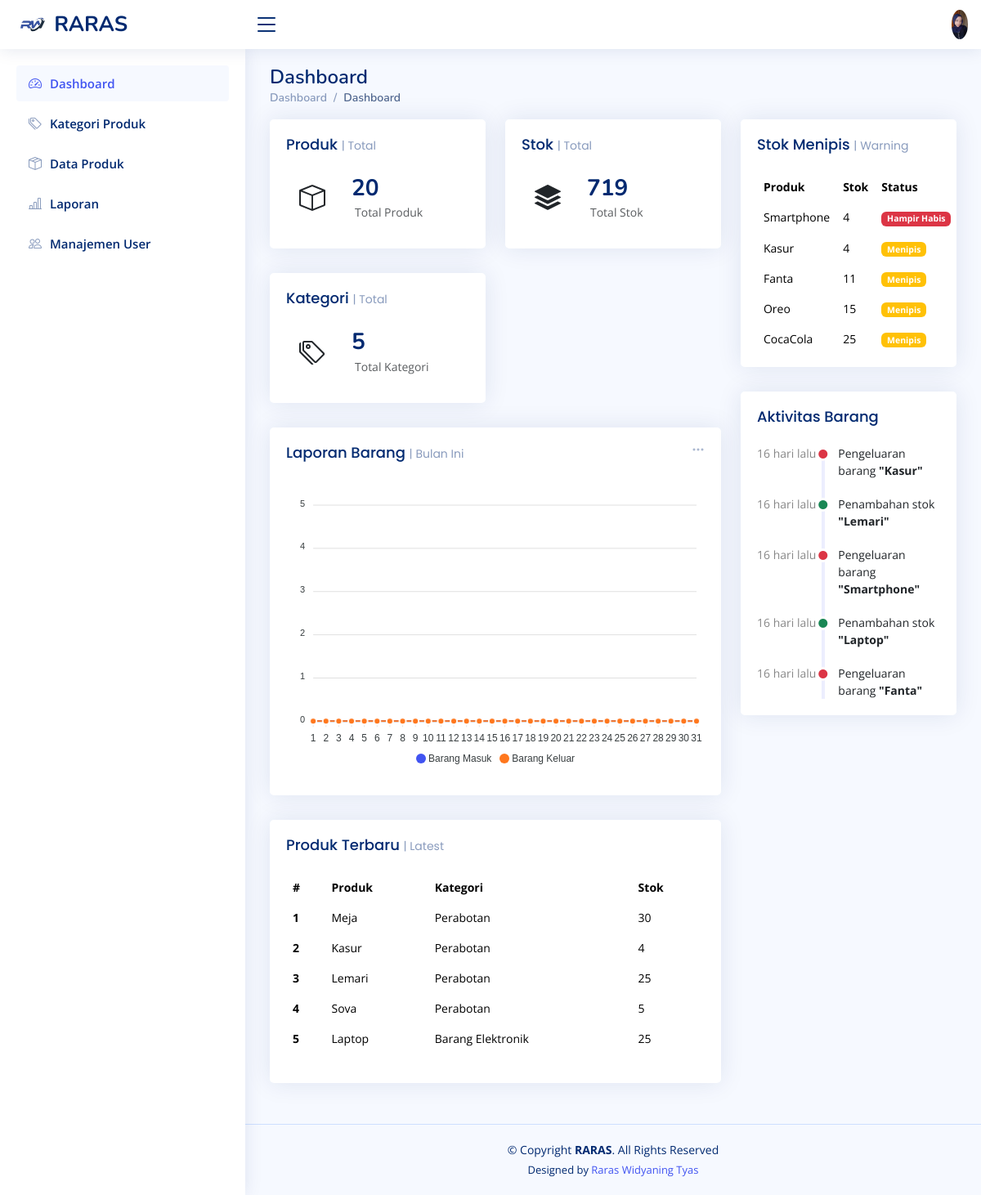
Screenshot of /index.php (signed in) with the database file from the repository.
### tables this page shows
CREATE TABLE `products` (
  `id` int(11) NOT NULL,
  `category_id` int(11) DEFAULT NULL,
  `product_code` varchar(50) DEFAULT NULL,
  `product_name` varchar(150) DEFAULT NULL,
  `stock` int(11) NOT NULL,
  `min_stock` int(5) NOT NULL,
  `price` int(11) DEFAULT NULL,
  `gambar` varchar(255) NOT NULL,
  `created_at` timestamp NOT NULL DEFAULT current_timestamp(),
  `update_at` timestamp NULL DEFAULT current_timestamp()
);

CREATE TABLE `categories` (
  `id` int(11) NOT NULL,
  `kd_kat` varchar(6) DEFAULT NULL,
  `category_name` varchar(100) NOT NULL
);

CREATE TABLE `stock_logs` (
  `id` int(11) NOT NULL,
  `product_id` int(11) DEFAULT NULL,
  `change_type` enum('ADD','EDIT','REDUCE') DEFAULT NULL,
  `qty` int(11) DEFAULT NULL,
  `stock_before` int(11) DEFAULT NULL,
  `stock_after` int(11) DEFAULT NULL,
  `note` varchar(2555) DEFAULT NULL,
  `created_at` timestamp NOT NULL DEFAULT current_timestamp(),
  `created_by` int(11) DEFAULT NULL
);

### index.php (the view, shortened to what this page needs)
<?php
include "koneksi.php";
$q_produk = mysqli_query($conn, "SELECT COUNT(*) as total_produk FROM products");
$data_produk = mysqli_fetch_assoc($q_produk);
$q_stok = mysqli_query($conn, "SELECT SUM(stock) as total_stok FROM products");
$data_stok = mysqli_fetch_assoc($q_stok);
$q_kategori = mysqli_query($conn, "SELECT COUNT(*) as total_kategori FROM categories");
$data_kategori = mysqli_fetch_assoc($q_kategori);
$query = mysqli_query($conn, "
    SELECT p.product_name, p.stock, c.category_name
    FROM products p
    JOIN categories c ON p.category_id = c.id
    ORDER BY p.created_at DESC
    LIMIT 5
");
$q_menipis = mysqli_query($conn, "
    SELECT product_name, stock, min_stock
    FROM products
    WHERE stock <= min_stock
    ORDER BY stock ASC
    LIMIT 5
");
$q_aktivitas = mysqli_query($conn, "
    SELECT sl.*, p.product_name, u.name as user_name
    FROM stock_logs sl
    JOIN products p ON sl.product_id = p.id
    JOIN users u ON sl.created_by = u.id
    ORDER BY sl.created_at DESC
    LIMIT 5
");
function waktu_lalu(string $datetime)
{
    $selisih = time() - strtotime($datetime);
    $menit = floor($selisih / 60);
    $jam   = floor($selisih / 3600);
    $hari  = floor($selisih / 86400);
    if ($menit < 60) {
        return $menit . " menit lalu";
    } elseif ($jam < 24) {
        return $jam . " jam lalu";
    } else {
        return $hari . " hari lalu";
    }
}
?>
<!DOCTYPE html>
<html lang="en">
<head>
    <link href="assets/vendor/bootstrap/css/bootstrap.min.css" rel="stylesheet">
    <link href="assets/vendor/bootstrap-icons/bootstrap-icons.css" rel="stylesheet">
    <link href="assets/vendor/boxicons/css/boxicons.min.css" rel="stylesheet">
    <link href="assets/vendor/quill/quill.snow.css" rel="stylesheet">
    <link href="assets/vendor/quill/quill.bubble.css" rel="stylesheet">
    <link href="assets/vendor/remixicon/remixicon.css" rel="stylesheet">
    <link href="assets/vendor/simple-datatables/style.css" rel="stylesheet">
    <link href="assets/css/style.css" rel="stylesheet">
</head>
<body>
    <header id="header" class="header fixed-top d-flex align-items-center">
        <div class="d-flex align-items-center justify-content-between">
            <a href="index.php" class="logo d-flex align-items-center">
                <img src="assets/img/RARAS1.jpeg" alt="">
                <span class="d-none d-lg-block">RARAS</span>
            </a>
            <i class="bi bi-list toggle-sidebar-btn"></i>
        </div>
        <nav class="header-nav ms-auto">
            <ul class="d-flex align-items-center">
                <li class="nav-item dropdown pe-3">
                    <a class="nav-link nav-profile d-flex align-items-center pe-0"
                        href="#"
                        data-bs-toggle="dropdown">
                        <img
                            src="assets/img/RARASS2.jpeg"
                            alt="Profile"
                            class="rounded-circle" />
                    </a>
                </li>
            </ul>
        </nav>
    </header>
    <aside id="sidebar" class="sidebar">
        <ul class="sidebar-nav" id="sidebar-nav">
            <li class="nav-item">
                <a class="nav-link " href="index.php">
                    <i class="bi bi-speedometer2"></i>
                    <span>Dashboard</span>
                </a>
            </li>
            <li class="nav-item">
                <a class="nav-link collapsed" href="kategori_produk.php">
                    <i class="bi bi-tags"></i>
                    <span>Kategori Produk</span>
                </a>
            </li>
            <li class="nav-item">
                <a class="nav-link collapsed" href="produk.php">
                    <i class="bi bi-box-seam"></i>
                    <span>Data Produk</span>
                </a>
            </li>
            <li class="nav-item">
                <a class="nav-link collapsed" href="laporan.php">
                    <i class="bi bi-bar-chart-line"></i>
                    <span>Laporan</span>
                </a>
            </li>
            <li class="nav-item">
                <a class="nav-link collapsed" href="users.php">
                    <i class="bi bi-people"></i>
                    <span>Manajemen User</span>
                </a>
            </li>
        </ul>
    </aside>
    <main id="main" class="main">
        <div class="pagetitle">
            <h1>Dashboard</h1>
            <nav>
                <ol class="breadcrumb">
                    <li class="breadcrumb-item"><a href="index.php">Dashboard</a></li>
                    <li class="breadcrumb-item active">Dashboard</li>
                </ol>
            </nav>
        </div>
        <section class="section dashboard">
            <div class="row">
        <div class="col-lg-8">
          <div class="row">
            <div class="col-xxl-4 col-md-6">
              <div class="card info-card">
                <div class="card-body">
                  <h5 class="card-title">Produk <span>| Total</span></h5>
                  <div class="d-flex align-items-center">
                    <div class="card-icon rounded-circle d-flex align-items-center justify-content-center">
                      <i class="bi bi-box"></i>
                    </div>
                    <div class="ps-3">
                      <h6><?= $data_produk['total_produk']; ?></h6>
                      <span class="text-muted small pt-2 ps-1">Total Produk</span>
                    </div>
                  </div>
                </div>
              </div>
            </div>
            <div class="col-xxl-4 col-md-6">
              <div class="card info-card">
                <div class="card-body">
                  <h5 class="card-title">Stok <span>| Total</span></h5>
                  <div class="d-flex align-items-center">
                    <div class="card-icon rounded-circle d-flex align-items-center justify-content-center">
                      <i class="bi bi-stack"></i>
                    </div>
                    <div class="ps-3">
                      <h6><?= $data_stok['total_stok'] ?? 0; ?></h6>
                      <span class="text-muted small pt-2 ps-1">Total Stok</span>
                    </div>
                  </div>
                </div>
              </div>
            </div>
            <div class="col-xxl-4 col-md-6">
              <div class="card info-card">
                <div class="card-body">
                  <h5 class="card-title">Kategori <span>| Total</span></h5>
                  <div class="d-flex align-items-center">
                    <div class="card-icon rounded-circle d-flex align-items-center justify-content-center">
                      <i class="bi bi-tags"></i>
                    </div>
                    <div class="ps-3">
                      <h6><?= $data_kategori['total_kategori'] ?? 0; ?></h6>
                      <span class="text-muted small pt-2 ps-1">Total Kategori</span>
                    </div>
                  </div>
                </div>
              </div>
            </div>
            <div class="col-12">
              <div class="card">
                <div class="filter">
                  <a class="icon" href="#" data-bs-toggle="dropdown"><i class="bi bi-three-dots"></i></a>
                </div>
                <div class="card-body">
                  <h5 class="card-title">Laporan Barang <span>| Bulan Ini</span></h5>
                  <div id="reportsChart"></div>
                </div>
              </div>
            </div>
            <div class="col-12">
              <div class="card recent-sales">
                <div class="card-body">
                  <h5 class="card-title">Produk Terbaru <span>| Latest</span></h5>
                  <table class="table table-borderless datatable">
                    <thead>
                      <tr>
                        <th scope="col">#</th>
                        <th scope="col">Produk</th>
                        <th scope="col">Kategori</th>
                        <th scope="col">Stok</th>
                      </tr>
                    </thead>
                    <tbody>
                      <?php $no = 1;
                      while ($row = mysqli_fetch_assoc($query)) :
                      ?>
                        <tr>
                          <th><?= $no++; ?></th>
                          <td><?= $row['product_name']; ?></td>
                          <td><?= $row['category_name']; ?></td>
                          <td><?= $row['stock']; ?></td>
                        </tr>
                      <?php endwhile; ?>
                    </tbody>
                  </table>
                </div>
              </div>
            </div>
          </div>
        </div>
                <div class="col-lg-4">
                    <div class="card top-selling overflow-auto">
                        <div class="card-body pb-0">
                            <h5 class="card-title">Stok Menipis <span>| Warning</span></h5>
                            <table class="table table-borderless">
                                <thead>
                                    <tr>
                                        <th>Produk</th>
                                        <th>Stok</th>
                                        <th>Status</th>
                                    </tr>
                                </thead>
                                <tbody>
                                    <?php while ($row = mysqli_fetch_assoc($q_menipis)) : ?>
                                        <tr>
                                            <td><?= $row['product_name']; ?></td>
                                            <td><?= $row['stock']; ?></td>
                                            <td>
                                                <?php if ($row['stock'] == 0): ?>
                                                    <span class="badge bg-danger">Habis</span>
                                                <?php elseif ($row['stock'] <= ($row['min_stock'] / 2)): ?>
                                                    <span class="badge bg-danger">Hampir Habis</span>
                                                <?php else: ?>
                                                    <span class="badge bg-warning">Menipis</span>
                                                <?php endif; ?>
                                            </td>
                                        </tr>
                                    <?php endwhile; ?>
                                </tbody>
                            </table>
                        </div>
                    </div>
                    <div class="card">
                        <div class="card-body">
                            <h5 class="card-title">Aktivitas Barang</h5>
                            <div class="activity">
                                <?php while ($row = mysqli_fetch_assoc($q_aktivitas)) :
                                    if ($row['change_type'] == 'ADD') {
                                        $text = "Penambahan stok";
                                        $color = "text-success";
                                    } elseif ($row['change_type'] == 'REDUCE') {
                                        $text = "Pengeluaran barang";
                                        $color = "text-danger";
                                    } else {
                                        $text = "Perubahan stok";
                                        $color = "text-primary";
                                    }
                                ?>
                                    <div class="activity-item d-flex">
                                        <div class="activite-label">
                                            <?= waktu_lalu($row['created_at']); ?>
                                        </div>
                                        <i class="bi bi-circle-fill activity-badge <?= $color ?> align-self-start"></i>
                                        <div class="activity-content">
                                            <?= $text; ?>
                                            <span class="fw-bold text-dark">
                                                "<?= $row['product_name']; ?>"
                                            </span>
                                        </div>
                                    </div>
                                <?php endwhile; ?>
                            </div>
                        </div>
                    </div>
                </div>
            </div>
        </section>
    </main>
    <footer id="footer" class="footer">
        <div class="copyright">
            &copy; Copyright <strong><span>RARAS</span></strong>. All Rights Reserved
        </div>
        <div class="credits">
            Designed by <a href="https://bootstrapmade.com/">Raras Widyaning Tyas</a>
        </div>
    </footer>
</body>
</html>

### rows the page displays
products: product_name "Meja", category.category_name "Perabotan", stock "30"
products: product_name "Kasur", category.category_name "Perabotan", stock "4", min_stock "Menipis"
products: product_name "Lemari", category.category_name "Perabotan", stock "25"
products: product_name "Sova", category.category_name "Perabotan", stock "5"
products: product_name "Laptop", category.category_name "Barang Elektronik", stock "25"
products: product_name "Smartphone", stock "4", min_stock "Hampir Habis"
products: product_name "Fanta", stock "11", min_stock "Menipis"
products: product_name "Oreo", stock "15", min_stock "Menipis"
products: product_name "CocaCola", stock "25", min_stock "Menipis"
stock_logs: created_at "16 hari lalu", change_type "Pengeluaran barang", product.product_name "Kasur"
stock_logs: created_at "16 hari lalu", change_type "Penambahan stok", product.product_name "Lemari"
stock_logs: created_at "16 hari lalu", change_type "Pengeluaran barang", product.product_name "Smartphone"
stock_logs: created_at "16 hari lalu", change_type "Penambahan stok", product.product_name "Laptop"
stock_logs: created_at "16 hari lalu", change_type "Pengeluaran barang", product.product_name "Fanta"

### other values shown
$data_produk['total_produk'] "20"
$data_stok['total_stok'] "719"
$data_kategori['total_kategori'] "5"
